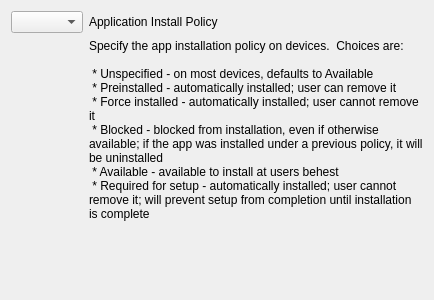
<?xml version="1.0" encoding="UTF-8"?>
<ui version="4.0">
 <class>PlayStoreAppConfigurator</class>
 <widget class="QWidget" name="PlayStoreAppConfigurator">
  <property name="geometry">
   <rect>
    <x>0</x>
    <y>0</y>
    <width>400</width>
    <height>300</height>
   </rect>
  </property>
  <property name="sizePolicy">
   <sizepolicy hsizetype="Expanding" vsizetype="MinimumExpanding">
    <horstretch>0</horstretch>
    <verstretch>0</verstretch>
   </sizepolicy>
  </property>
  <property name="windowTitle">
   <string>Play Store App Configurator</string>
  </property>
  <layout class="QVBoxLayout" name="mainLayout">
   <item>
    <layout class="QFormLayout" name="formLayout">
     <property name="fieldGrowthPolicy">
      <enum>QFormLayout::ExpandingFieldsGrow</enum>
     </property>
     <item row="2" column="0">
      <widget class="QComboBox" name="frm_installType"/>
     </item>
     <item row="2" column="1">
      <widget class="QLabel" name="lbl_title_installType">
       <property name="text">
        <string>Application Install Policy</string>
       </property>
      </widget>
     </item>
     <item row="3" column="1">
      <widget class="QLabel" name="lTip_desc_installType">
       <property name="sizePolicy">
        <sizepolicy hsizetype="MinimumExpanding" vsizetype="Preferred">
         <horstretch>0</horstretch>
         <verstretch>0</verstretch>
        </sizepolicy>
       </property>
       <property name="frameShape">
        <enum>QFrame::NoFrame</enum>
       </property>
       <property name="frameShadow">
        <enum>QFrame::Plain</enum>
       </property>
       <property name="text">
        <string>Specify the app installation policy on devices.  Choices are:

 * Unspecified - on most devices, defaults to Available
 * Preinstalled - automatically installed; user can remove it
 * Force installed - automatically installed; user cannot remove it
 * Blocked - blocked from installation, even if otherwise available; if the app was installed under a previous policy, it will be uninstalled
 * Available - available to install at users behest
 * Required for setup - automatically installed; user cannot remove it; will prevent setup from completion until installation is complete</string>
       </property>
       <property name="alignment">
        <set>Qt::AlignLeading|Qt::AlignLeft|Qt::AlignTop</set>
       </property>
       <property name="wordWrap">
        <bool>true</bool>
       </property>
       <property name="textInteractionFlags">
        <set>Qt::LinksAccessibleByMouse|Qt::TextSelectableByMouse</set>
       </property>
      </widget>
     </item>
    </layout>
   </item>
   <item>
    <spacer name="verticalSpacer">
     <property name="orientation">
      <enum>Qt::Vertical</enum>
     </property>
     <property name="sizeHint" stdset="0">
      <size>
       <width>20</width>
       <height>40</height>
      </size>
     </property>
    </spacer>
   </item>
  </layout>
 </widget>
 <resources/>
 <connections/>
</ui>
